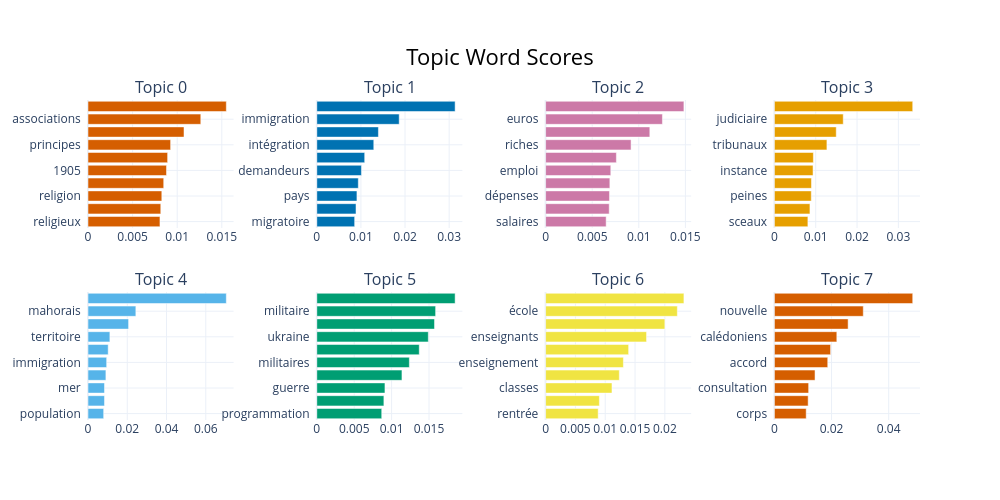

Notebook source saved alongside this figure:
### Code cell
topic_model.visualize_barchart(
    n_words = 10, # Select the number of words to display per topic
    # topics = [0,1,2,3,4], # Select specific topics to display
    # top_n_topics = 6, # Select the first n topics to display
    # height = 300, # Adjust the height of the plot
    # width = 800 # Adjust the width of the plot 
)

### Figure 1 — Plotly figure (JSON) as saved in the notebook; plotly's stock layout.template omitted (floating-point values rounded to 4 significant figures)
{"data": [{"marker": {"color": "#D55E00"}, "orientation": "h", "type": "bar", "x": [0.008067, 0.008158, 0.008275, 0.008488, 0.0088, 0.008925, 0.009261, 0.01076, 0.01264, 0.01551], "xaxis": "x", "y": ["religieux  ", "république  ", "religion  ", "contrat  ", "1905  ", "association  ", "principes  ", "culte  ", "associations  ", "laïcité  "], "yaxis": "y"}, {"marker": {"color": "#0072B2"}, "orientation": "h", "type": "bar", "x": [0.00858, 0.008888, 0.009096, 0.009407, 0.01012, 0.01086, 0.01292, 0.01397, 0.01868, 0.03135], "xaxis": "x2", "y": ["migratoire  ", "migrants  ", "pays  ", "accueil  ", "demandeurs  ", "rétention  ", "intégration  ", "étrangers  ", "immigration  ", "asile  "], "yaxis": "y2"}, {"marker": {"color": "#CC79A7"}, "orientation": "h", "type": "bar", "x": [0.006498, 0.006825, 0.006853, 0.006895, 0.006996, 0.007594, 0.009171, 0.01118, 0.01254, 0.01484], "xaxis": "x3", "y": ["salaires  ", "entreprises  ", "dépenses  ", "budget  ", "emploi  ", "dette  ", "riches  ", "impôt  ", "euros  ", "milliards  "], "yaxis": "y3"}, {"marker": {"color": "#E69F00"}, "orientation": "h", "type": "bar", "x": [0.008104, 0.008601, 0.008926, 0.008964, 0.009352, 0.009432, 0.01271, 0.01497, 0.01666, 0.03348], "xaxis": "x4", "y": ["sceaux  ", "pénitentiaire  ", "peines  ", "pénale  ", "instance  ", "prison  ", "tribunaux  ", "magistrats  ", "judiciaire  ", "justice  "], "yaxis": "y4"}, {"marker": {"color": "#56B4E9"}, "orientation": "h", "type": "bar", "x": [0.00798, 0.008398, 0.008402, 0.009116, 0.009508, 0.01029, 0.01115, 0.02068, 0.02438, 0.07047], "xaxis": "x5", "y": ["population  ", "kamardine  ", "mer  ", "île  ", "immigration  ", "situation  ", "territoire  ", "comores  ", "mahorais  ", "mayotte  "], "yaxis": "y5"}, {"marker": {"color": "#009E73"}, "orientation": "h", "type": "bar", "x": [0.008678, 0.008966, 0.009109, 0.01138, 0.01237, 0.0137, 0.01491, 0.01573, 0.01588, 0.01849], "xaxis": "x6", "y": ["programmation  ", "russie  ", "guerre  ", "armée  ", "militaires  ", "otan  ", "ukraine  ", "défense  ", "militaire  ", "armées  "], "yaxis": "y6"}, {"marker": {"color": "#F0E442"}, "orientation": "h", "type": "bar", "x": [0.008818, 0.009017, 0.01113, 0.01236, 0.01304, 0.01393, 0.01693, 0.02, 0.0221, 0.0232], "xaxis": "x7", "y": ["rentrée  ", "écoles  ", "classes  ", "professeurs  ", "enseignement  ", "scolaire  ", "enseignants  ", "éducation  ", "école  ", "élèves  "], "yaxis": "y7"}, {"marker": {"color": "#D55E00"}, "orientation": "h", "type": "bar", "x": [0.01113, 0.01181, 0.01198, 0.01422, 0.01867, 0.01966, 0.02185, 0.0258, 0.0311, 0.04841], "xaxis": "x8", "y": ["corps  ", "calédonien  ", "consultation  ", "électoral  ", "accord  ", "indépendantistes  ", "calédoniens  ", "nouméa  ", "nouvelle  ", "calédonie  "], "yaxis": "y8"}], "layout": {"annotations": [{"font": {"size": 16}, "showarrow": false, "text": "Topic 0", "x": 0.0875, "xanchor": "center", "xref": "paper", "y": 1, "yanchor": "bottom", "yref": "paper"}, {"font": {"size": 16}, "showarrow": false, "text": "Topic 1", "x": 0.3625, "xanchor": "center", "xref": "paper", "y": 1, "yanchor": "bottom", "yref": "paper"}, {"font": {"size": 16}, "showarrow": false, "text": "Topic 2", "x": 0.6375, "xanchor": "center", "xref": "paper", "y": 1, "yanchor": "bottom", "yref": "paper"}, {"font": {"size": 16}, "showarrow": false, "text": "Topic 3", "x": 0.9125, "xanchor": "center", "xref": "paper", "y": 1, "yanchor": "bottom", "yref": "paper"}, {"font": {"size": 16}, "showarrow": false, "text": "Topic 4", "x": 0.0875, "xanchor": "center", "xref": "paper", "y": 0.4, "yanchor": "bottom", "yref": "paper"}, {"font": {"size": 16}, "showarrow": false, "text": "Topic 5", "x": 0.3625, "xanchor": "center", "xref": "paper", "y": 0.4, "yanchor": "bottom", "yref": "paper"}, {"font": {"size": 16}, "showarrow": false, "text": "Topic 6", "x": 0.6375, "xanchor": "center", "xref": "paper", "y": 0.4, "yanchor": "bottom", "yref": "paper"}, {"font": {"size": 16}, "showarrow": false, "text": "Topic 7", "x": 0.9125, "xanchor": "center", "xref": "paper", "y": 0.4, "yanchor": "bottom", "yref": "paper"}], "height": 500, "hoverlabel": {"bgcolor": "white", "font": {"family": "Rockwell", "size": 16}}, "showlegend": false, "title": {"font": {"color": "Black", "size": 22}, "text": "Topic Word Scores", "x": 0.5, "xanchor": "center", "yanchor": "top"}, "width": 1000, "xaxis": {"anchor": "y", "domain": [0, 0.175], "showgrid": true}, "xaxis2": {"anchor": "y2", "domain": [0.275, 0.45], "showgrid": true}, "xaxis3": {"anchor": "y3", "domain": [0.55, 0.725], "showgrid": true}, "xaxis4": {"anchor": "y4", "domain": [0.825, 1], "showgrid": true}, "xaxis5": {"anchor": "y5", "domain": [0, 0.175], "showgrid": true}, "xaxis6": {"anchor": "y6", "domain": [0.275, 0.45], "showgrid": true}, "xaxis7": {"anchor": "y7", "domain": [0.55, 0.725], "showgrid": true}, "xaxis8": {"anchor": "y8", "domain": [0.825, 1], "showgrid": true}, "yaxis": {"anchor": "x", "domain": [0.6, 1], "showgrid": true}, "yaxis2": {"anchor": "x2", "domain": [0.6, 1], "showgrid": true}, "yaxis3": {"anchor": "x3", "domain": [0.6, 1], "showgrid": true}, "yaxis4": {"anchor": "x4", "domain": [0.6, 1], "showgrid": true}, "yaxis5": {"anchor": "x5", "domain": [0, 0.4], "showgrid": true}, "yaxis6": {"anchor": "x6", "domain": [0, 0.4], "showgrid": true}, "yaxis7": {"anchor": "x7", "domain": [0, 0.4], "showgrid": true}, "yaxis8": {"anchor": "x8", "domain": [0, 0.4], "showgrid": true}}}
